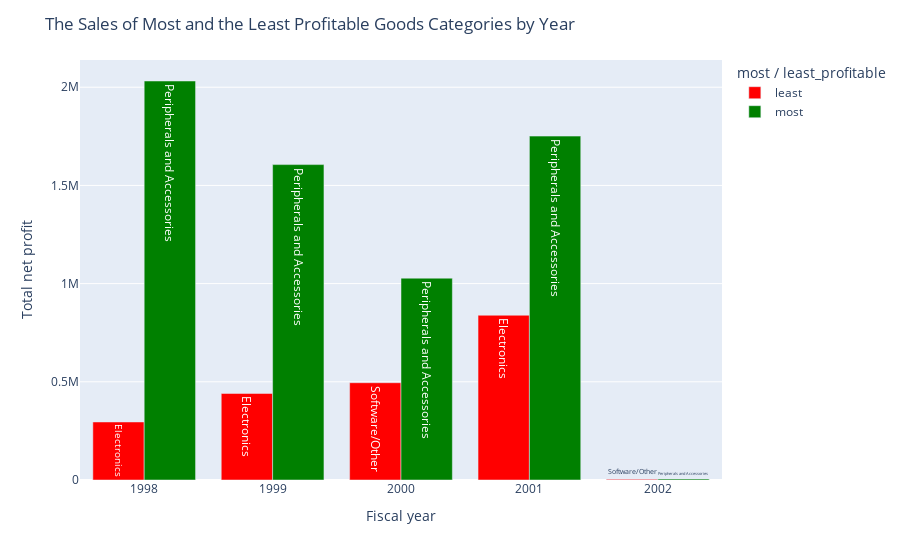

The notebook cell saved with this chart:
### Code cell
fig = px.bar(year_good, x='fiscal_year', y='total_net_profit', color='most / least_profitable', barmode='group', 
             color_discrete_sequence=['red', 'green'], text='prod_category')

fig.update_layout(title='The Sales of Most and the Least Profitable Goods Categories by Year', 
                  xaxis_title='Fiscal year', yaxis_title='Total net profit')

### Figure 1 — Plotly figure (JSON) as saved in the notebook; plotly's stock layout.template omitted (floating-point values rounded to 4 significant figures)
{"data": [{"alignmentgroup": "True", "hovertemplate": "most / least_profitable=least<br>fiscal_year=%{x}<br>total_net_profit=%{y}<br>prod_category=%{text}<extra></extra>", "legendgroup": "least", "marker": {"color": "red"}, "name": "least", "offsetgroup": "least", "orientation": "v", "showlegend": true, "text": ["Electronics", "Electronics", "Software/Other", "Electronics", "Software/Other"], "textposition": "auto", "type": "bar", "x": [1998, 1999, 2000, 2001, 2002], "xaxis": "x", "y": [295500.0, 440700.0, 495300.0, 839000.0, 3240.0], "yaxis": "y"}, {"alignmentgroup": "True", "hovertemplate": "most / least_profitable=most<br>fiscal_year=%{x}<br>total_net_profit=%{y}<br>prod_category=%{text}<extra></extra>", "legendgroup": "most", "marker": {"color": "green"}, "name": "most", "offsetgroup": "most", "orientation": "v", "showlegend": true, "text": ["Peripherals and Accessories", "Peripherals and Accessories", "Peripherals and Accessories", "Peripherals and Accessories", "Peripherals and Accessories"], "textposition": "auto", "type": "bar", "x": [1998, 1999, 2000, 2001, 2002], "xaxis": "x", "y": [2032000.0, 1606000.0, 1028000.0, 1751000.0, 5154.0], "yaxis": "y"}], "layout": {"barmode": "group", "legend": {"title": {"text": "most / least_profitable"}, "tracegroupgap": 0}, "margin": {"t": 60}, "title": {"text": "The Sales of Most and the Least Profitable Goods Categories by Year"}, "xaxis": {"anchor": "y", "domain": [0, 1], "title": {"text": "Fiscal year"}}, "yaxis": {"anchor": "x", "domain": [0, 1], "title": {"text": "Total net profit"}}}}
